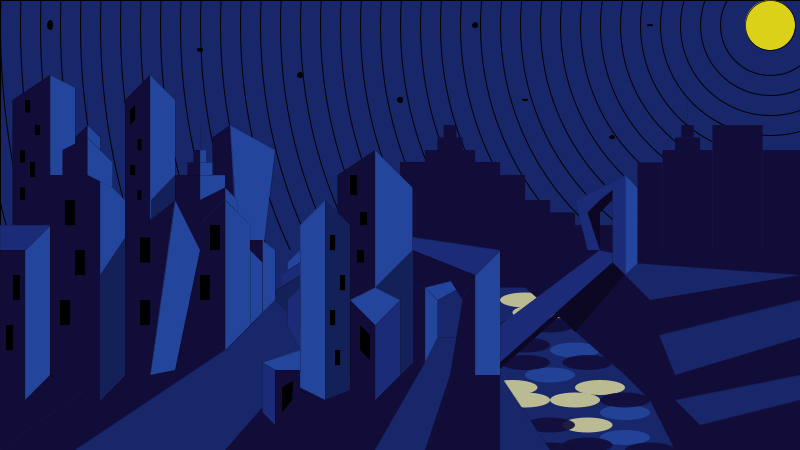
Frame 1 (no input)
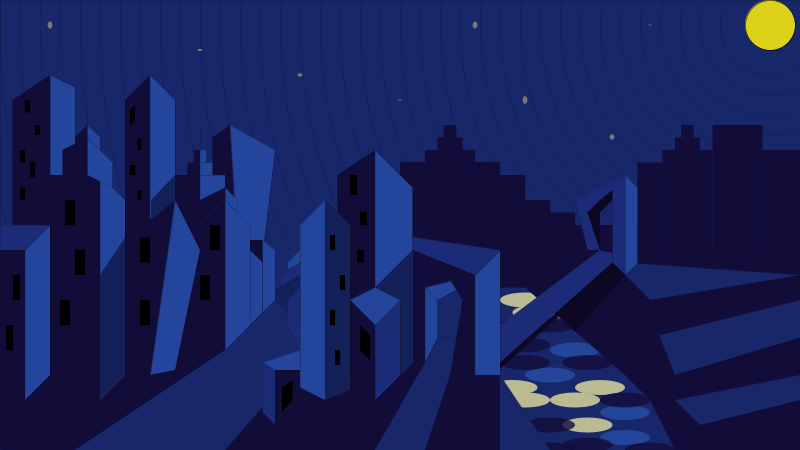
Frame 60 (the mouse pressed at the canvas centre just before this capture)
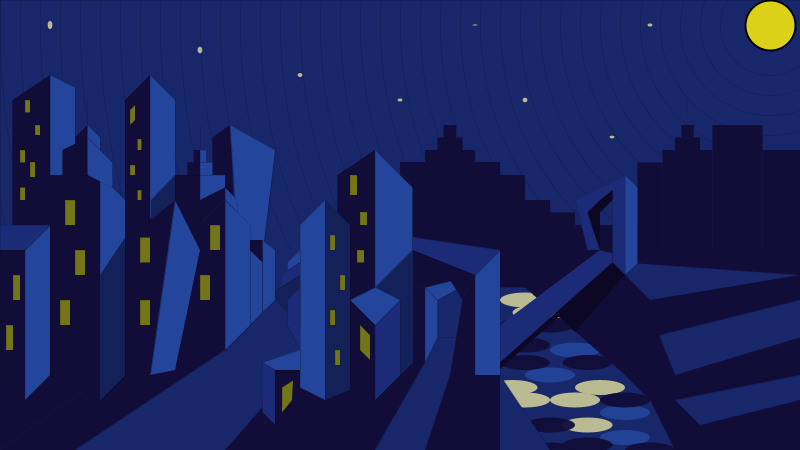
Frame 120 (the mouse held since frame 60 and released just before this capture)

The Processing sketch that drew these frames (run headless with seeded random() and noise(); from frame 60 on, the mouse is pressed at the canvas centre):

// Processing sketch: processing_8519
// ── processing_8519.pde

int windowFill = 2;
int windowR = 0;
int windowG = 0;
int windowB = 0;
int starOneX = 50;
int starOneY = 25;
int starTwoX = 200;
int starTwoY = 50;
int starThreeX = 300;
int starThreeY = 75;
int starFourX = 400;
int starFourY = 100;
int starFiveX = 475;
int starFiveY = 25;
int starSixX = 525;
int starSixY = 100;
int starSevenX = 612;
int starSevenY = 137;
int starEightX = 650;
int starEightY = 25;
int starR = 0;
int starG = 0;
int starB = 0;
int starFill = 2;
int creatureSpeed = 25;
int creatureOriginY = 230;
boolean flight = false;
int creatSpeed = 2;
int creatOneY = 230;
int creatOneX = 5;
int creatTwoX = 50;
int creatTwoY = 125;
int creatThreeX = 100;
int creatThreeY = 200;
int creatFourX = 150;
int creatFourY = 125;
int creatFiveX = 225;
int creatFiveY = 225;
int creatSixX = 325;
int creatSixY = 225;
int creatSevenX = 400;
int creatSevenY = 200;
int moonX = 770;
int moonY = 25;
int moonWidth = 50;
int moonSpeedX = -3;
int moonSpeedY = 2;

void setup() {
  size(800,450);
  background(24,38,106);
  smooth();
}



void draw() {
  //UpperBackground
  fill(24,38,106);
quad(800,0,800,287.5,0,287.5,0,0); 

rectMode(CENTER); 
 fill(0);
rect(creatTwoX,creatTwoY,random(2,5),random(2,5));//creatureTwo
rect(creatFourX,creatFourY,random(2,5),random(2,5));//creatureFour


 if (keyPressed){
    flight = true;
  }
  if (flight){
    creatOneY = creatOneY - creatSpeed; 
    creatOneX = creatOneX + creatSpeed;
    creatTwoY = creatTwoY - creatSpeed; 
    creatTwoX = creatTwoX + creatSpeed;
    creatThreeY = creatThreeY - creatSpeed; 
    creatThreeX = creatThreeX + creatSpeed;
    creatFourY = creatFourY - creatSpeed; 
    creatFourX = creatFourX + creatSpeed;
    creatFiveY = creatFiveY - creatSpeed; 
    creatFiveX = creatFiveX + creatSpeed;
    creatSixY = creatSixY - creatSpeed; 
    creatSixX = creatSixX + creatSpeed;
    creatSevenY = creatSevenY - creatSpeed; 
    creatSevenX = creatSevenX + creatSpeed;
  }
 if (creatOneY <= 0){
 creatOneY=230;
 creatOneX=5;
 creatTwoX=50;
 creatTwoY=125;
 creatThreeX = 100;
 creatThreeY = 200;
 creatFourX = 150;
 creatFourY = 125;
 creatFiveX = 225;
 creatFiveY = 225;
 creatSixX = 325;
 creatSixY = 225;
 creatSevenX = 400;
 creatSevenY = 200;
 flight = false;
}
 
 

  
   //Stars
starR = starR + starFill;
starG = starG + starFill;
starB = starB + starFill;

   fill(constrain(starR,0,186),constrain(starG,0,187),constrain(starB,0,146)); //GradualStarFill
  ellipse(starOneX,starOneY,5,random(1,10));
  ellipse(starTwoX,starTwoY,5,random(1,10));
  ellipse(starThreeX,starThreeY,5,random(1,10));
  ellipse(starFourX,starFourY,5,random(1,10));
  ellipse(starFiveX,starFiveY,5,random(1,10));
  ellipse(starSixX,starSixY,5,random(1,10));
  ellipse(starSevenX,starSevenY,5,random(1,10));
  ellipse(starEightX,starEightY,5,random(1,10));
  
//Sky
 for(int ellipWidth = 100; ellipWidth < width*2; ellipWidth+=40) {
   noFill();
    ellipse(770,25,ellipWidth,ellipWidth);
 }
 
 //LowerBackground
 fill(24,38,106);
 noStroke();
 quad(800,250,800,450,0,450,0,250);
 
//Moon
stroke(0);
strokeWeight(random(0,2));
fill(220,209,25);
ellipse(moonX,moonY,moonWidth,moonWidth);

  //River
  noStroke();
  fill(35,70,156,random(200,255));
  ellipse(550,375,50,15);
  ellipse(575,350,50,15);
  ellipse(625,437.5,50,15);
  ellipse(625,412.5,50,15);
  fill(186,187,146);
  ellipse(575,400,50,15);
  ellipse(600,387.5,50,15);
  ellipse(537.5,312.5,50,15);
  ellipse(512.50,387.5,50,15);
  ellipse(525,300,50,15);
  ellipse(560,312,50,15);
  ellipse(480,430,50,15);
  ellipse(525,400,50,15);
  ellipse(587.5,425,50,15);
  fill(18,13,56,random(200,255));
  ellipse(525,362.5,50,15);
  ellipse(525,325,50,15);
  ellipse(587.5,362.5,50,15);
  ellipse(550,450,50,15);
  ellipse(650,450,50,15);
  ellipse(625,400,50,15);
  ellipse(587.5,445,50,15);
  ellipse(550,325,50,15);
  ellipse(525,345,50,15);
  ellipse(550,425,50,15);



//RightBank

if(keyPressed){   //CityShake
strokeWeight(random(0,2));
} else {
  strokeWeight(0);
}


stroke(18,13,56);
line(450,87.5,450,125);
line(687.5,100,687.5,125);
stroke(18,13,56);//LeftCityScape
fill(18,13,56);
rectMode(CENTER);
rect(450,193.25,100,62.5);
rect(450,156.25,50,12.5);
rect(450,143.75,25,12.5);
rect(450,137.5,12.5,25);
rect(512.5,200,25,50);
rect(537.5,212.5,25,25);
rect(562.5,218.75,25,12.5);
triangle(500,225,575,225,575,250);
rect(612.5,237.5,75,25);


rect(650,206.25,25,87.5);//RightCityScape
rect(687.5,200,50,100);
rect(737.5,187.5,50,125);
rect(781.25,200,37.5,100);
rect(687.5,143.75,25,12.5);
rect(687.5,131.25,12.5,12.5);
quad(625,250,800,250,800,275,625,262.5);

stroke(18,13,56);
quad(400,223,500,223,500,287.5,400,287.5); //BankShade
quad(500,225,525,225,525,287.5,500,287.5);
quad(525,225,625,225,625,375,525,287.5);
quad(625,275,650,300,650,400,625,375);
quad(650,312.5,675,375,675,450,650,400);
quad(675,400,700,425,700,450,675,450);



stroke(18,13,56);
fill(18,13,56);
quad(650,300,800,275,800,300,650,337.5); //StairShade
quad(675,375,800,337.5,800,375,675,400);
quad(700,425,800,400,800,450,700,450);

//BridgeHeadRight
stroke(0);
fill(35,70,156);
quad(625,175,637.5,187.5,637.5,263.5,625,275);
fill(27,43,120);
beginShape();
vertex(625,275);
vertex(625,175);
vertex(575,200);
vertex(587.5,250);
vertex(600,250);
vertex(587.5,212.5);
vertex(600,200);
vertex(612.5,190);
vertex(612.5,262.5);
endShape(CLOSE);
noStroke();//BridgeHeadShadow
fill(12,8,36);
beginShape(); 
vertex(612.5,190);
vertex(600,200);
vertex(587.5,212.5);
vertex(600,250);
vertex(600,212.5);
vertex(612.5,200);
endShape(CLOSE);
fill(12,8,36);
quad(600,250,625,275,575,332,550,307);//BridgeShadow

//Bridge
fill(27,43,120);//light
beginShape();
triangle(600,250.5,612.5,253,612.5,263);
quad(600,250,612.5,262.5,500,362.5,500,325);
fill(12,8,36);
quad(612.5,262.5,612.5,269,500,369,500,362.5);

//LeftBank
fill(24,38,106);
quad(475,375,500,375,550,450,475,450);
quad(425,337.5,475,337.5,475,375,425,375);

stroke(0); //BridgeHead
line(425,337.5,475,337.5);
line(500,375,550,450);
fill(35,70,156);//highlight
quad(500,250,500,375,475,387.5,475,275);
fill(27,43,120);//midtone
quad(412.5,237,500,250,475,275,412.5,250);
fill(35,70,156);//highlight
quad(437.5,337.5,425,362.5,425,287.5,437.5,300);
quad(425,287.5,455,280,460,287.5,437.5,300);
noStroke();
fill(18,13,56);//Shadow
quad(475,387.5,450,375,462.5,300,475,275);
quad(425,287.5,425,362.5,412.5,362.5,412,287.5);
beginShape();
vertex(412.5,250);
vertex(475,275);
vertex(462.5,300);
vertex(450,280);
vertex(425,287.5);
vertex(412.5,287.5);
endShape(CLOSE);
//CastShadows
quad(450,375,500,375,500,450,425,450);
quad(425,362.5,375,450,225,450,312.5,350);
quad(175,325,225,350,75,450,0,450);
triangle(175,325,0,450,0,375);

//BuildingsRightSide
//Shadows
stroke(0);
fill(35,70,156);
quad(50,75,75,87.5,75,250,50,250);//EightLeft

rectMode(CENTER); 
 fill(0);
rect(creatSevenX,creatSevenY,random(2,5),random(2,5));//creatureSven

fill(18,13,56);
quad(375,150,375,375,337.5,375,337.5,175);//OneRight
quad(350,300,375,325,375,400,350,375);//TwoRight
quad(275,370,300,370,300,400,275,425);//FourRight
quad(230,125,240,325,212.5,325,212.5,137.5);//OneLeft
quad(200,175,200,275,175,275,175,175);//FourLeft
quad(200,175,187.5,175,187.5,162.5,200,162.5);
quad(200,150,200,162.5,193.75,162.5,193.75,150);
quad(150,75,150,250,125,250,125,100);//SixLeft
quad(50,75,50,250,12.5,250,12.5,100);//EightLeft
quad(25,250,25,400,0,387.5,0,250);//NineLeft
quad(50,175,100,175,100,400,50,375);//TenLeft
quad(75,137.5,87.5,125,87.5,137.5,75,150);
quad(62.5,150,87.5,137.5,87.5,175,62.5,175);
line(87.5,100,87.5,125);
//Highlights
fill(35,70,156);
quad(375,150,412.5,187.5,412.5,362.5,375,400);//OneRight
quad(375,287.5,400,300,375,325,350,300);//TwoRight

rectMode(CENTER); //creatureSix
 fill(0);
rect(creatSixX,creatSixY,random(4,7),random(4,7));

fill(35,70,156);
quad(325,200,325,400,300,387.5,300,225);//ThreeRight
quad(300,350,300,370,275,370,262.5,362.5);//FourRight
quad(300,250,300,262.5,287.5,270,287.5,262.5);//SixRight
quad(275,150,260,275,240,275,230,125);//OneLeft

quad(275,250,275,300,262.5,312.5,262.5,240);//TwoLeft
fill(18,13,56);//Shadow
quad(262.5,240,262.5,312.5,250,325,250,240);//TwoLeft
fill(35,70,156);

quad(250,250,262.5,262.5,262.5,312.5,250,325);//ThreeLeft
quad(225,175,225,275,200,275,200,175);//FourLeft
quad(200,162.5,212.5,162.5,212.5,175,200,175);
quad(200,150,206.25,150,206.25,162.5,200,162.5);
line(200,125,200,150);

rectMode(CENTER); 
 fill(0);
 rect(creatFiveX,creatFiveY,random(4,7),random(4,7));//creatureFive
 
fill(35,70,156);
quad(225,200,250,225,250,325,225,350);//FiveLeft
quad(225,187.5,237.5,200,237.5,212.5,225,200);
fill(18,13,56);//Shadow
quad(225,200,225,350,175,325,175,250);//FiveLeft
quad(225,200,200,225,200,200,225,187.5);
fill(35,70,156);

quad(150,75,175,100,175,250,150,250);//SixLeft
quad(175,200,200,250,175,370,150,375);//SevenLeft

rectMode(CENTER); //CreatureThree
 fill(0);
 rect(creatThreeX,creatThreeY,random(4,7),random(4,7));//creatureThree

fill(18,13,56);//Shadow
quad(50,175,100,175,100,400,50,375);//TenLeft
quad(175,200,150,375,125,375,125,237.5);//SevenLeft
fill(35,70,156);

quad(50,225,50,375,25,400,25,250);//NineLeft
quad(100,175,125,200,125,375,100,400);//TenLeft
quad(87.5,137.5,112.5,162.5,112.5,187.5,87.5,175);
quad(87.5,125,100,137.5,100,150,87.5,137.5);

rectMode(CENTER); //creatureOne
 fill(0);
rect(creatOneX,creatOneY,random(4,7),random(4,7));

//CastShadows
fill(20,32,88);
quad(325,200,350,225,350,390,325,400);//ThreeRight
quad(300,275,300,325,275,300,275,290);//EightRight
noStroke();
quad(412.5,250,412,300,400,300,375,287.5);//OneRight
quad(412.5,300,412.5,362.5,400,375,400,300);
quad(151,200,175,175,175,200,151,220);//SixLeft
quad(125,237.5,125,375,100,400,100,275);//TenLeft
stroke(0);
//Midtones
fill(27,43,120);
quad(400,300,400,375,375,400,375,325);//TwoRight
quad(262.5,362.5,275,370,275,425,262.5,412.5);//FourRight
quad(300,287.5,300,350,287.5,325,287.5,300);//FiveRight
quad(300,262.5,300,275,280,287.5,280,275);//SevenRight
quad(0,225,50,225,25,250,0,250);//NineLeft

//windows
fill(constrain(windowR,0,220),constrain(windowG,0,209),constrain(windowB,0,25)); //WindowFill
quad(25,100,30,100,30,112.5,25,112.5);//EightLeft
quad(25,150,25,162.5,20,162.5,20,150);
quad(25,200,20,200,20,187.5,25,187.5);
quad(35,125,40,125,40,135,35,135);
quad(30,162,35,162,35,177,30,177);
quad(13,275,20,275,20,300,13,300); //NineLeft
quad(13,325,13,350,6,350,6,325);
quad(75,200,75,225,65,225,65,200); //TenLeft
quad(75,250,85,250,85,275,75,275);
quad(60,300,70,300,70,325,60,325);
quad(150,237.5,150,262.5,140,262.5,140,237.5); //SevenLeft
quad(150,300,150,325,140,325,140,300);
quad(210,225,220,225,220,250,210,250); //FiveLeft
quad(200,275,210,275,210,300,200,300);
quad(282,387.5,293,380.5,292,400,282,412.5);//FourRight
quad(360,325,370,335,370,360,360,350); //TwoRight
quad(130,110,135,105,135,120,130,125); //SixLeft
quad(137.5,139,141.5,139,141.5,150,137.5,150);
quad(130,165,135,165,135,175,130,175);
quad(137.5,190,141.5,190,141.5,200,137.5,200);
quad(330,310,335,310,335,325,330,325);//ThreeRight
quad(335,350,340,350,340,365,335,365);
quad(330,235,335,235,335,250,330,250);
quad(340,275,345,275,345,290,340,290);
quad(350,175,357,175,357,195,350,195);//OneRight
quad(360,212,367,212,367,225,360,225);
quad(357,250,364,250,364,262.5,357,262.5);
  
  //WindowLights
 windowR = windowR + windowFill;
 windowG = windowG + windowFill;
 windowB = windowB + windowFill;
 
 if (windowR <= 0 && windowG <= 0 && windowB <= 0){
   windowR = 0;
   windowG = 0;
   windowB = 0;
   windowFill = 0;
 }
 

if (mouseX < 425 && mouseX > 0) {
  windowFill = 2;
windowFill = abs(windowFill);
} 
if (mouseY < 75 || mouseY > 425){
  windowFill = 2;
windowFill = windowFill*-1;
}

  
  if (mousePressed && mouseX > 750 && mouseY < 50){
  moonY = moonY + moonSpeedY;
  moonX = moonX + moonSpeedX;

  }
  if (mousePressed && moonY + moonWidth/2 >= 250) {
    moonSpeedY = moonSpeedY*-1;
  }
 
  if(mousePressed && mouseX < 50 && mouseY < 50){
    moonX = 770;
    moonY = 25;
    moonSpeedY = abs(moonSpeedY);
  }
}
